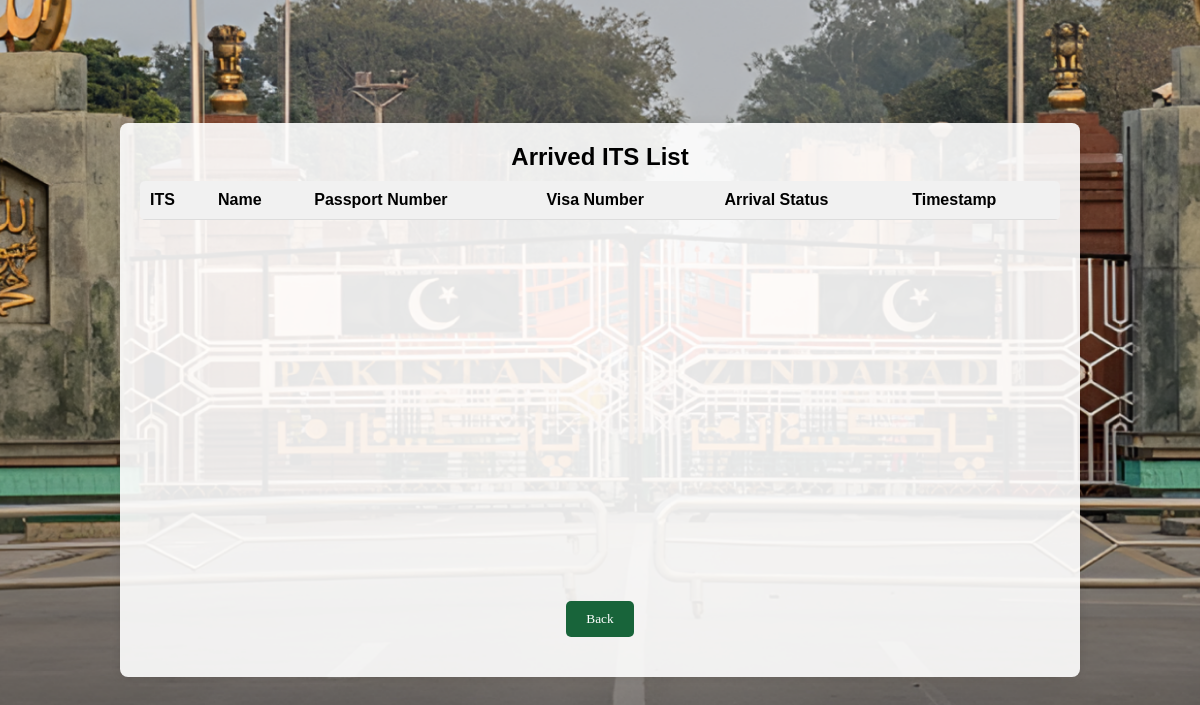
The page /arrived-list/ on the database as committed earlier.
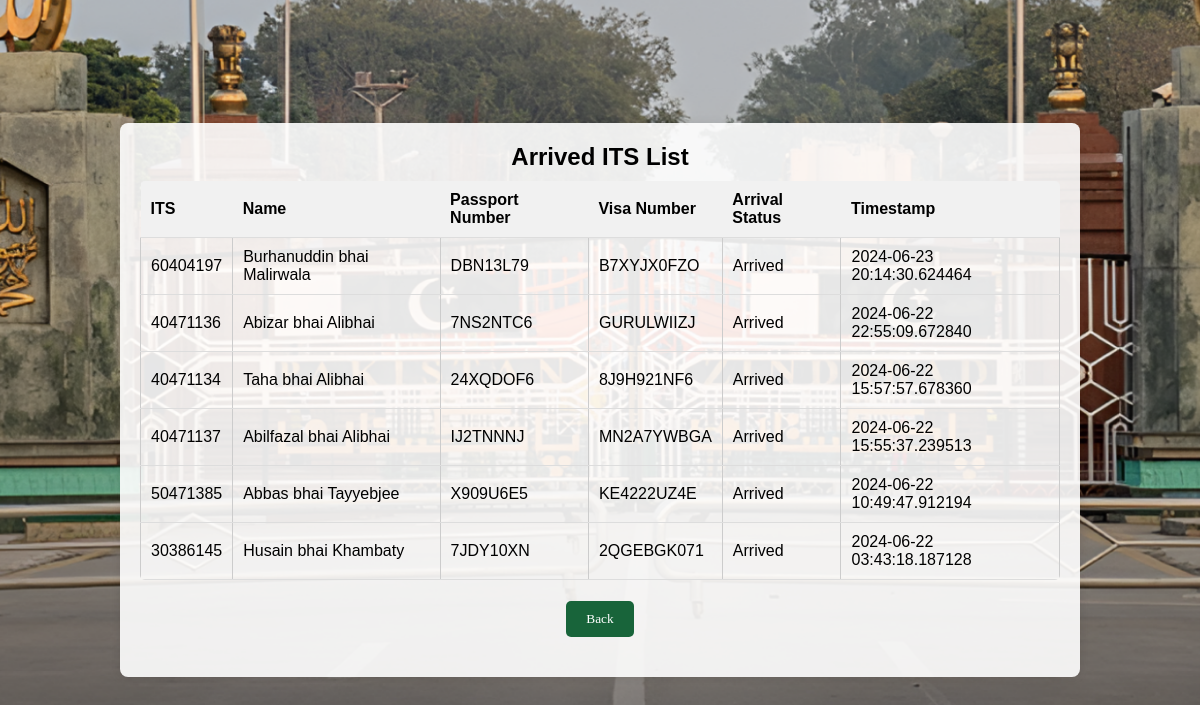
The same page on the database as committed later.
### database.py (models this page shows)
class Master(Base):
    __tablename__ = "master"
    ITS = Column(Integer, primary_key=True, index=True)
    first_name = Column(String)
    middle_name = Column(String)
    last_name = Column(String)
    DOB = Column(Date)
    passport_No = Column(String, unique=True)
    passport_Expiry = Column(Date)
    Visa_No = Column(String, unique=True)
    Mode_of_Transport = Column(String)
    phone = Column(String, nullable=True)
    arrived = Column(Boolean, default=False)
    timestamp = Column(DateTime, default=func.now())

### main.py (the view)
@app.get("/arrived-list/", response_class=HTMLResponse)
async def arrived_list(request: Request, db: Session = Depends(get_db)):
    arrived_masters = db.query(Master).filter(Master.arrived == True).order_by(desc(Master.timestamp)).all()
    return templates.TemplateResponse("arrived_list.html", {"request": request, "arrived_masters": arrived_masters})

### templates/arrived_list.html (shortened to what this page needs)
<!DOCTYPE html>
<html lang="en">
<head>
    <link rel="stylesheet" href="/static/custom.css">
</head>
<body>
    <div class="container" style="width: 120vh;">
        <h2>Arrived ITS List</h2>
        <div class="table-container">
            <table>
                <thead>
                    <tr>
                        <th>ITS</th>
                        <th>Name</th>
                        <th>Passport Number</th>
                        <th>Visa Number</th>
                        <th>Arrival Status</th>
                        <th>Timestamp</th>
                    </tr>
                </thead>
                <tbody>
                    {% for master in arrived_masters %}
                    <tr>
                        <td>{{ master.ITS }}</td>
                        <td>{{ master.first_name }} {{ master.middle_name or "" }} {{ master.last_name }}</td>
                        <td>{{ master.passport_No }}</td>
                        <td>{{ master.Visa_No }}</td>
                        <td>{{ "Arrived" if master.arrived else "Not Arrived" }}</td>
                        <td>{{ master.timestamp }}</td>
                    </tr>
                    {% endfor %}
                </tbody>
            </table>
        </div>
        <div>
            <form action="/mark-as-arrived-form/" method="get">
                <button type="submit" class="button" style="margin:20px;">Back</button>
            </form>
        </div>
    </div>
</body>
</html>

Rows that differ between the two databases and show on the page:
now on this page (row edited): Master: ITS "60404197", first_name "Burhanuddin", middle_name "bhai", last_name "Malirwala", passport_No "DBN13L79", Visa_No "B7XYJX0FZO", arrived "Arrived", timestamp "2024-06-23 20:14:30.624464"
now on this page (row edited): Master: ITS "40471136", first_name "Abizar", middle_name "bhai", last_name "Alibhai", passport_No "7NS2NTC6", Visa_No "GURULWIIZJ", arrived "Arrived", timestamp "2024-06-22 22:55:09.672840"
now on this page (row edited): Master: ITS "40471134", first_name "Taha", middle_name "bhai", last_name "Alibhai", passport_No "24XQDOF6", Visa_No "8J9H921NF6", arrived "Arrived", timestamp "2024-06-22 15:57:57.678360"
now on this page (row edited): Master: ITS "40471137", first_name "Abilfazal", middle_name "bhai", last_name "Alibhai", passport_No "IJ2TNNNJ", Visa_No "MN2A7YWBGA", arrived "Arrived", timestamp "2024-06-22 15:55:37.239513"
now on this page (row edited): Master: ITS "50471385", first_name "Abbas", middle_name "bhai", last_name "Tayyebjee", passport_No "X909U6E5", Visa_No "KE4222UZ4E", arrived "Arrived", timestamp "2024-06-22 10:49:47.912194"
now on this page (row edited): Master: ITS "30386145", first_name "Husain", middle_name "bhai", last_name "Khambaty", passport_No "7JDY10XN", Visa_No "2QGEBGK071", arrived "Arrived", timestamp "2024-06-22 03:43:18.187128"
